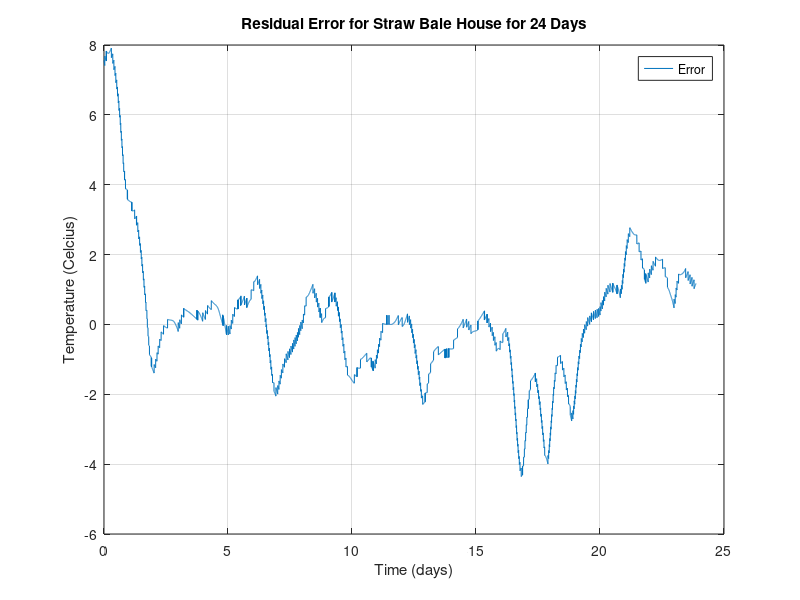

Source code (MATLAB):
% Step 7
% Model Equation: E(t) = DeltaIntTemp(t) - DeltaIntTempSim(t)
% Calculate and plot the residual errors

load temps;

% System Parameters
K = 0.72;
tau = 145300;
sys = tf([K], [tau 1]);

% Array indices
idxStart = 1;
idxEnd = 10744;  % approx. 24 days (full data)

% Calculate zero means
DeltaExtTemp = ExtTemp(idxStart:idxEnd) - mean(ExtTemp(idxStart:idxEnd));
DeltaIntTemp = IntTemp(idxStart:idxEnd) - mean(IntTemp(idxStart:idxEnd));

% Calculated internal temperature
DeltaIntTempSim = lsim(sys, DeltaExtTemp, t(idxStart:idxEnd));

% Calculate Residual Error
E = DeltaIntTemp - DeltaIntTempSim;

% Plot the data
figure(5);
t = t(idxStart:idxEnd);
plot(t/60/60/24, E, '-');
ylabel('Temperature (Celcius)');
xlabel('Time (days)');
title('Residual Error for Straw Bale House for 24 Days');
legend('Error');
grid on;